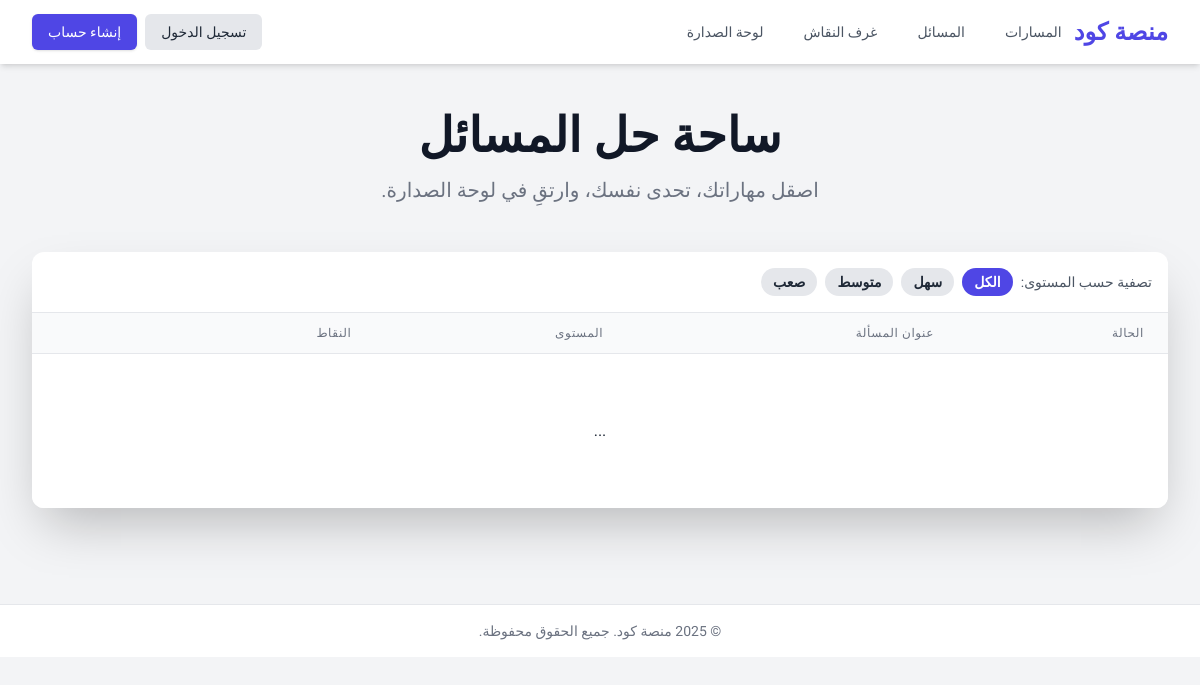
The app's page /problems/, older data.
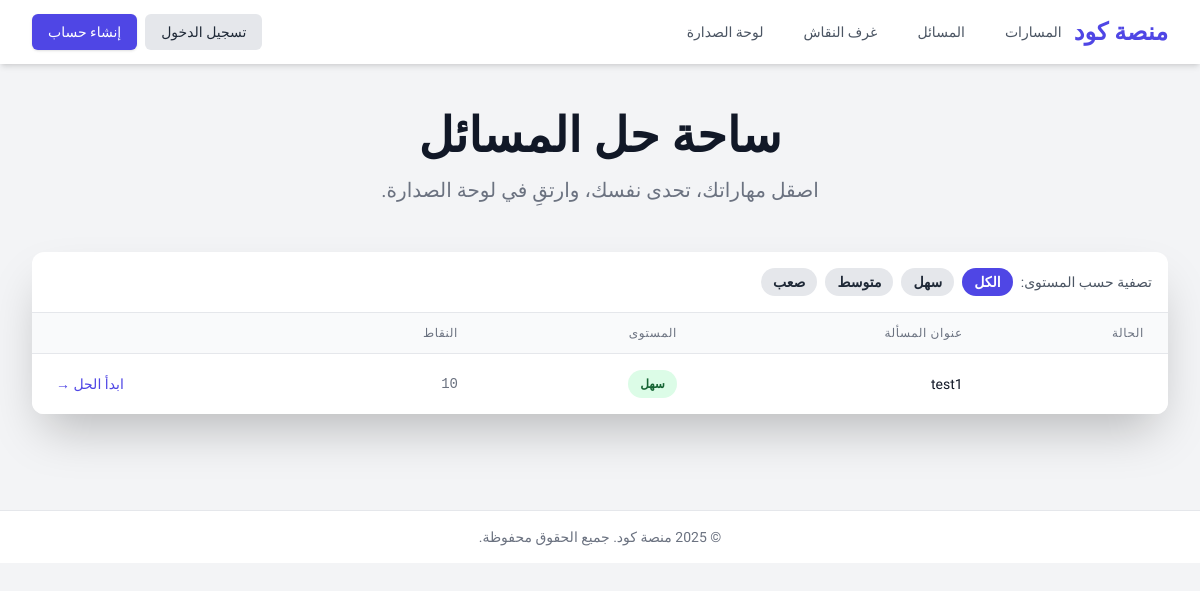
The same page, newer data.
### problems/models.py (models this page shows, shortened)
class Problem(models.Model):
    class Difficulty(models.TextChoices):
        EASY = 'Easy', 'سهل'
        MEDIUM = 'Medium', 'متوسط'
        HARD = 'Hard', 'صعب'
    title = models.CharField("عنوان المسألة", max_length=255, unique=True)
    description = models.TextField("وصف المسألة")
    difficulty = models.CharField(
        "مستوى الصعوبة",
        max_length=10,
        choices=Difficulty.choices,
        default=Difficulty.EASY,
        db_index=True  # فهرس لتسريع التصفية حسب الصعوبة
    )
    points = models.PositiveIntegerField("النقاط الممنوحة", default=10)
    class Meta:
        verbose_name = "مسألة"
        verbose_name_plural = "المسائل"
        ordering = ['points']

### problems/views.py (the view, shortened to what this page needs)
# urls.py: path('', ProblemListView.as_view(), name='problem_list'),
class ProblemListView(ListView):
    model = Problem
    template_name = 'problems/problem_list.html'
    context_object_name = 'problems'
    def get_queryset(self):
        queryset = super().get_queryset()
        return queryset

### problems/templates/problems/problem_list.html (shortened to what the changed rows need)
{% extends 'base.html' %}
{% block content %}
<div class="max-w-7xl mx-auto">
    <div class="text-center mb-12">
        <h1 class="text-4xl font-extrabold text-gray-900 dark:text-white sm:text-5xl">ساحة حل المسائل</h1>
    </div>
    <div x-data="{ filter: 'All' }" class="bg-white dark:bg-gray-800 rounded-xl shadow-2xl overflow-hidden">
        <div class="overflow-x-auto">
            <table class="min-w-full divide-y divide-gray-200 dark:divide-gray-700">
                <thead class="bg-gray-50 dark:bg-gray-700/50">
                    <tr>
                        <th scope="col" class="px-6 py-3 text-right text-xs font-medium text-gray-500 dark:text-gray-300 uppercase tracking-wider">الحالة</th>
                        <th scope="col" class="px-6 py-3 text-right text-xs font-medium text-gray-500 dark:text-gray-300 uppercase tracking-wider">عنوان المسألة</th>
                        <th scope="col" class="px-6 py-3 text-right text-xs font-medium text-gray-500 dark:text-gray-300 uppercase tracking-wider">المستوى</th>
                        <th scope="col" class="px-6 py-3 text-right text-xs font-medium text-gray-500 dark:text-gray-300 uppercase tracking-wider">النقاط</th>
                        <th scope="col" class="relative px-6 py-3"><span class="sr-only">Solve</span></th>
                    </tr>
                </thead>
                <tbody class="bg-white dark:bg-gray-800 divide-y divide-gray-200 dark:divide-gray-700">
                    {% for problem in problems %}
                        <tr x-show="filter === 'All' || filter === '{{ problem.difficulty }}'" class="transition-colors {% if problem.is_solved_by_user %} bg-green-50/50 dark:bg-green-900/20 hover:bg-green-50 dark:hover:bg-green-900/30 {% else %} hover:bg-gray-50 dark:hover:bg-gray-700/50 {% endif %}">
                            <td class="px-6 py-4 whitespace-nowrap">
                            </td>
                            <td class="px-6 py-4 whitespace-nowrap">
                                <a href="{% url 'problems:problem_detail' problem.pk %}" class="text-sm font-medium text-gray-900 dark:text-white hover:text-indigo-600 dark:hover:text-indigo-400">{{ problem.title }}</a>
                            </td>
                            <td class="px-6 py-4 whitespace-nowrap">
                                <span class="px-3 py-1 inline-flex text-xs leading-5 font-semibold rounded-full
                                {% if problem.difficulty == 'Easy' %} bg-green-100 text-green-800 dark:bg-green-900 dark:text-green-300
                                {% elif problem.difficulty == 'Medium' %} bg-yellow-100 text-yellow-800 dark:bg-yellow-900 dark:text-yellow-300
                                {% else %} bg-red-100 text-red-800 dark:bg-red-900 dark:text-red-300 {% endif %}">
                                {{ problem.get_difficulty_display }}</span>
                            </td>
                            <td class="px-6 py-4 whitespace-nowrap text-sm text-gray-500 dark:text-gray-400 font-mono">{{ problem.points }}</td>
                            <td class="px-6 py-4 whitespace-nowrap text-left text-sm font-medium">
                                <a href="{% url 'problems:problem_detail' problem.pk %}" class="text-indigo-600 hover:text-indigo-900 dark:text-indigo-400 dark:hover:text-indigo-300">
                                    {% if problem.is_solved_by_user %}مراجعة الحل{% else %}ابدأ الحل{% endif %} &rarr;
                                </a>
                            </td>
                        </tr>
                    {% empty %}
                        <tr><td colspan="5"><div class="text-center py-16 px-6">...</div></td></tr>
                    {% endfor %}
                </tbody>
            </table>
        </div>
    </div>
</div>
{% endblock %}

Row changes from the older to the newer data that the page shows:
added Problem: title "test1", difficulty "سهل", points "10"
